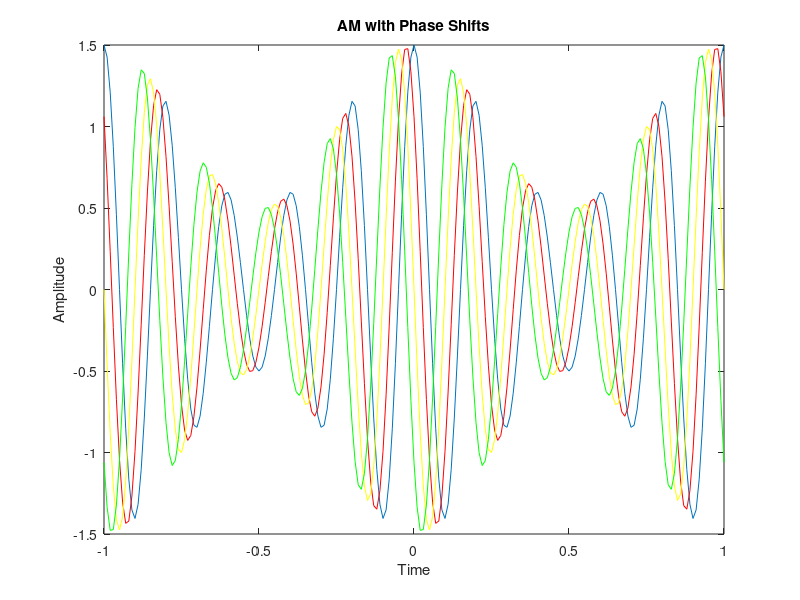

Recreate this plot in MATLAB.
% AM with Phase Shift
% Time Interval and Increment
t = -1:.01:1;
% Frequency Carrier
Fc = 5;
% Frequency Modulated
Fm = 1;
% Phase shift phi (0,45,90,135)
Q = 0;
Q1 = .7853;
Q2 = 1.57;
Q3 = 2.356;
% Amplitudes of Signals
Ac = 1;
Mu = .5;
% Define Function
y = [Ac + Mu*cos(2*pi*Fm*t)].*cos(2*pi*Fc*t + Q);
y1 = [Ac + Mu*cos(2*pi*Fm*t)].*cos(2*pi*Fc*t + Q1);
y2 = [Ac + Mu*cos(2*pi*Fm*t)].*cos(2*pi*Fc*t + Q2);
y3 = [Ac + Mu*cos(2*pi*Fm*t)].*cos(2*pi*Fc*t + Q3);
fft(y);

% Plot Function
plot(t,y)
hold on 
plot(t,y1,'r')
hold on 
plot(t,y2,'y')
hold on 
plot(t,y3,'g')
title('AM with Phase Shifts')
xlabel('Time')
ylabel('Amplitude')